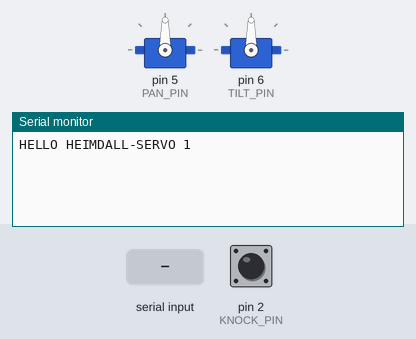
A sketch run on a simulated Arduino Uno, built with avr-gcc and run on an emulated ATmega328P. Shown: 2 × servo, the last lines printed to the serial monitor. Inputs (shaded band) come from the test bench; at power-on: pin 2 (KNOCK_PIN) HIGH.

Above: at 1.5 s.
1.6 s: "PING\n" received over Serial
At 2.1 s:
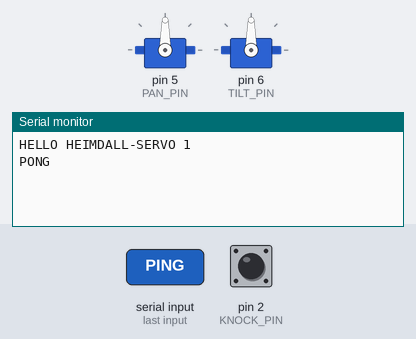
3.1 s: "?\n" received over Serial
At 4.3 s:
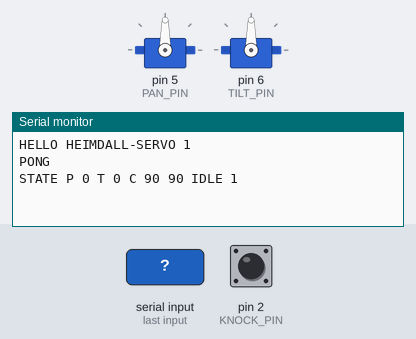
4.6 s: "90 45\n" received over Serial
At 5.6 s:
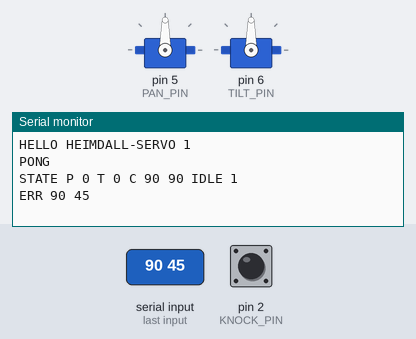
6.1 s: pin 2 (KNOCK_PIN) pulsed LOW 2 times (0.12 s each, 0.3 s apart)
At 9.2 s:
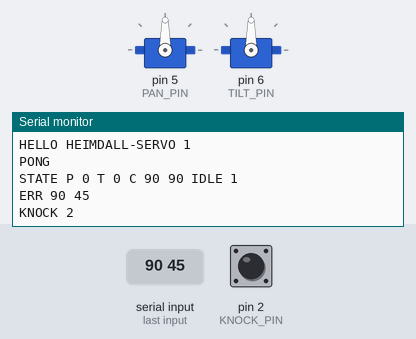

Measured:
- after the input at 1.6 s, the serial monitor: prints a new line at once (image 1)
- after the input at 3.1 s, the serial monitor: prints a new line at once (image 2)
- after the input at 4.6 s, the serial monitor: prints a new line at once (image 3)
- after the input at 6.1 s, the serial monitor: prints a new line after 1.8 s (image 4)

The sketch:

servo_knock.ino
```cpp
// Heimdall station: pan-tilt servos + knock sensor.  Protocol: docs/SPEC.md section 4.
// Pi -> board:  PING | P <pan> <tilt> | R <ch> <raw> | C <panCenterRaw> <tiltLevelRaw> | ?
// board -> Pi:  HELLO HEIMDALL-SERVO 1 | PONG | OK ... | STATE ... | KNOCK <count> | ERR <line>
#include <Servo.h>

const uint8_t PAN_PIN = 5;
const uint8_t TILT_PIN = 6;
const uint8_t KNOCK_PIN = 2;

// Calibration: raw servo angle (0..180) where pan points at the front arrow and tilt is level.
// Find them with the R command, then edit these two numbers and re-upload.
int panCenter = 90;
int tiltLevel = 90;
// Flip to -1 if a positive command turns the wrong way (pan + = RIGHT, tilt + = UP).
const int PAN_DIR = 1;
const int TILT_DIR = 1;

const int PAN_MIN = -90, PAN_MAX = 90;
const int TILT_MIN = -30, TILT_MAX = 60;
const unsigned long STEP_MS = 15;   // smooth motion: update every 15 ms
const float STEP_DEG = 2.0;         // max 2 degrees per update (~130 deg/s)

const unsigned long KNOCK_LOCKOUT_MS = 120;  // hits closer than this count as one
const unsigned long KNOCK_GROUP_MS = 1500;   // group ends after 1.5 s of quiet

Servo panServo, tiltServo;
float panCur = 0, tiltCur = 0;
int panTgt = 0, tiltTgt = 0;
bool rawMode = false;
unsigned long lastStep = 0;

int idleLevel = HIGH;
unsigned long lastHit = 0;
int hitCount = 0;

char buf[40];
uint8_t bufLen = 0;

int rawPan(float d)  { return constrain(panCenter + PAN_DIR * (int)lround(d), 0, 180); }
int rawTilt(float d) { return constrain(tiltLevel + TILT_DIR * (int)lround(d), 0, 180); }

float approach(float cur, float tgt) {
  float d = tgt - cur;
  if (d > STEP_DEG) d = STEP_DEG;
  if (d < -STEP_DEG) d = -STEP_DEG;
  return cur + d;
}

void handleLine(char *s) {
  while (*s == ' ') s++;
  if (*s == 0) return;
  int a, b;
  if (strcmp(s, "PING") == 0) { Serial.println(F("PONG")); return; }
  if (s[0] == '?') {
    Serial.print(F("STATE P ")); Serial.print((int)lround(panCur));
    Serial.print(F(" T ")); Serial.print((int)lround(tiltCur));
    Serial.print(F(" C ")); Serial.print(panCenter); Serial.print(' '); Serial.print(tiltLevel);
    Serial.print(F(" IDLE ")); Serial.println(idleLevel == HIGH ? 1 : 0);
    return;
  }
  if (s[0] == 'P' && sscanf(s + 1, "%d %d", &a, &b) == 2) {
    rawMode = false;
    panTgt = constrain(a, PAN_MIN, PAN_MAX);
    tiltTgt = constrain(b, TILT_MIN, TILT_MAX);
    Serial.print(F("OK P ")); Serial.print(panTgt); Serial.print(F(" T ")); Serial.println(tiltTgt);
    return;
  }
  if (s[0] == 'R' && sscanf(s + 1, "%d %d", &a, &b) == 2) {
    rawMode = true;
    b = constrain(b, 0, 180);
    if (a == 0) panServo.write(b); else tiltServo.write(b);
    Serial.print(F("OK R ")); Serial.print(a); Serial.print(' '); Serial.println(b);
    return;
  }
  if (s[0] == 'C' && sscanf(s + 1, "%d %d", &a, &b) == 2) {
    panCenter = constrain(a, 0, 180);
    tiltLevel = constrain(b, 0, 180);
    Serial.print(F("OK C ")); Serial.print(panCenter); Serial.print(' '); Serial.println(tiltLevel);
    return;
  }
  Serial.print(F("ERR ")); Serial.println(s);
}

void setup() {
  Serial.begin(115200);
  pinMode(KNOCK_PIN, INPUT);
  panServo.attach(PAN_PIN);
  tiltServo.attach(TILT_PIN);
  panServo.write(rawPan(0));
  tiltServo.write(rawTilt(0));
  // Learn the knock sensor's resting level (some SW-420 boards rest HIGH, some LOW).
  // Keep the sensor still for the first 0.3 s after power-up.
  int highs = 0;
  for (int i = 0; i < 300; i++) { highs += digitalRead(KNOCK_PIN); delay(1); }
  idleLevel = (highs > 150) ? HIGH : LOW;
  Serial.println(F("HELLO HEIMDALL-SERVO 1"));
}

void loop() {
  // 1. read command lines
  while (Serial.available()) {
    char c = Serial.read();
    if (c == '\r') continue;
    if (c == '\n') { buf[bufLen] = 0; handleLine(buf); bufLen = 0; }
    else if (bufLen < sizeof(buf) - 1) buf[bufLen++] = c;
  }
  unsigned long now = millis();
  // 2. smooth servo motion toward the target
  if (!rawMode && now - lastStep >= STEP_MS) {
    lastStep = now;
    panCur = approach(panCur, panTgt);
    tiltCur = approach(tiltCur, tiltTgt);
    panServo.write(rawPan(panCur));
    tiltServo.write(rawTilt(tiltCur));
  }
  // 3. knock detection: count separate hits, report the group when it ends
  if (digitalRead(KNOCK_PIN) != idleLevel && now - lastHit > KNOCK_LOCKOUT_MS) {
    lastHit = now;
    hitCount++;
  }
  if (hitCount > 0 && now - lastHit > KNOCK_GROUP_MS) {
    Serial.print(F("KNOCK ")); Serial.println(hitCount);
    hitCount = 0;
  }
}
```
